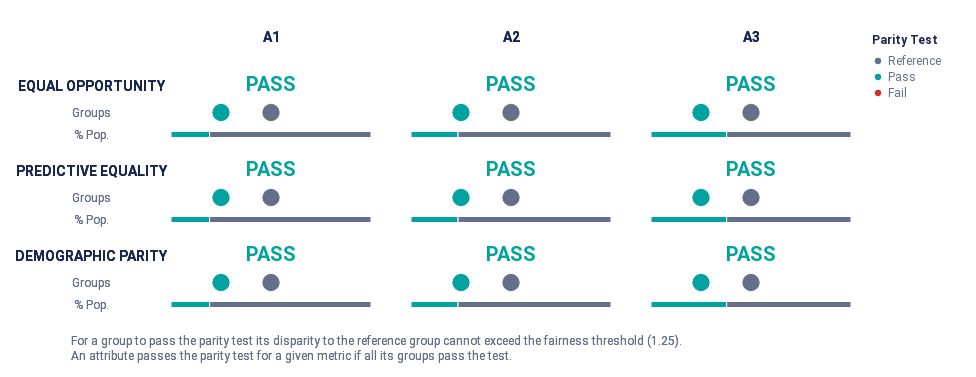

This figure's notebook cell:
### Code cell
audit_extreme_bias.summary_plot(["tpr", "fpr", "pprev"])
